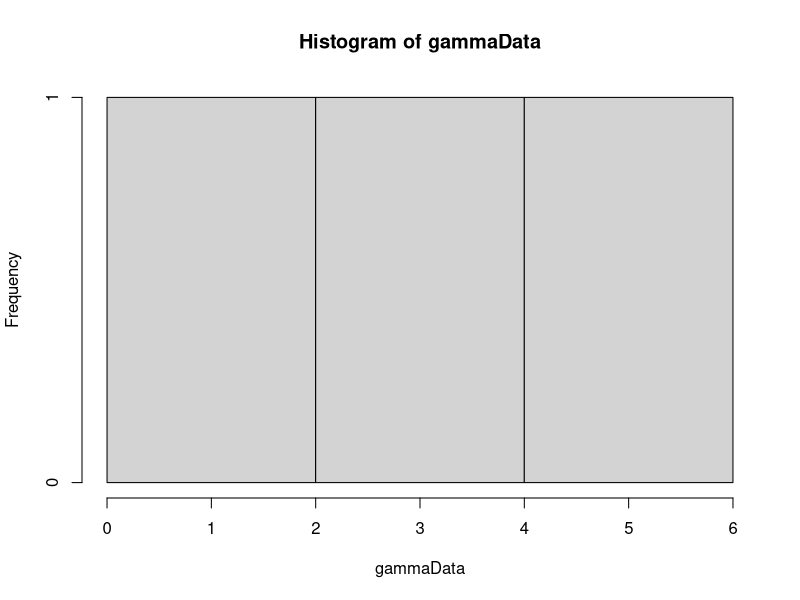

Source code (R): (Note: this script raises an error after producing the figure.)
library(MCMCpack)


calcWeight <- function(u, alpha) {
  # Calculates weight for given u and alpha.
  # 
  # Args:
  #   u: A vector.
  #   alpha: A scalar.
  #   
  # Returns:
  #   The weight value. A scalar.
  gammaInv = rep(0, length(u))
  diffGammaInv = rep(0, length(u))
  for(i in 1:length(u)) {
    gammaInv[i] = invGammaCumulative(u[i], alpha)
    diffGammaInv[i] = diffAlphaInvGammaCumulative(u[i], alpha)
  }
  pi = getPiValue()
  weight = pi/((1/length(gammaInv))*(sum(diffGammaInv/gammaInv)) - sum(diffGammaInv)/sum(gammaInv))
  return(weight)
}

getPiValue <- function() {
  # get value of pi function to be used in calculation of weights.
  # 
  # Returns:
  #   A scalar value.
  if (piValue == "constant") {
    return(1)
  } else if (piValue == "jeffrey") {
    # Return jeffrey prior
    return(1)
  } else if (piValue == "betaOption") {
    return(estBeta)
  } else if (piValue == "alphaOption") {
    return(estAlpha[sampleIndex])
  }
}

calcPhi <- function(u, alpha) {
  phiPoint = rep(0, length(u))
  for(i in 1:length(u)) {
    xValue = invGammaCumulative(u[i], alpha)
    phiPoint[i] = getPhiValue(xValue)
  }
  return(sum(phiPoint)/length(u))
}

calcPhiGivenX <- function(x) {
  # Calc phi value for a vector x.
  # 
  # Args:
  #   x: A vector of data.
  #   
  # Returns:
  #  A scalar.
  phiPoint = rep(0, length(x))
  for(i in 1:length(x)) {
    phiPoint[i] = getPhiValue(x[i])
  }
  return(sum(phiPoint)/length(phiPoint))
}

getPhiValue <- function(xValue) {
  return(xValue > probValue)
}

invGammaCumulative <- function(u, alpha) {
  # Finds the inverse of the cumulative gamma.
  # 
  # Args:
  #   u: Scalar value.
  #   alpha: Scalar value.
  #   
  # Returns:
  #   A scalar. The inverse value given u and alpha.
  x = 0
  stepSize = 0.1
  tolerance = 0.00001
  direction = 1
  integralValue = 0
  
  while(abs(integralValue - u) > tolerance){
    x = x + direction*stepSize
    if(x<0) {
      x = 0
      direction = 1
    }
    
    if(method == "integrate") {
      integralv = integrate(gammaDensity, 0, x)
      integralValue = integral$valuev
    } else if(method == "pgamma") {
      integralv = pgamma(x, shape=alpha, scale=1)
      integralValue = integralv
    }
    
    
    # Going left and pass the point
    if ((u > integralValue) && (direction == -1)) {
      stepSize = stepSize/2
      direction = 1
    }
    
    # Going right and pass the point
    if ((u < integralValue) && (direction == 1)) {
      stepSize = stepSize/2
      direction = -1
    }
  }
  return(x)
}

diffAlphaInvGammaCumulative <- function(u, alpha) {
  # Derivative of gamma distribution with respect to alpha.
  # 
  # Args:
  #   u: Scalar between 0 and 1.
  #   alpha: Scalar larger than 0.
  #   
  # Returns:
  #   Scalar value. Derivative at point alpha.
  firstPoint = invGammaCumulative(u,alpha)
  secondPoint = invGammaCumulative(u, alpha + alphaHStep)
  return((secondPoint - firstPoint)/alphaHStep)
}

calcDerivateFunction <- function(u, alphaValue) {
  # Analytically find the derivative of cumulative inverse.
  # 
  # Args:
  #   u: Scalar value between 0 and 1.
  #   alphaValue: Scalar value.
  #   
  # Returns:
  #   A scalar value.
  largeFInv = invGammaCumulative(u, alphaValue)
  integralPart = integrate(integralFunction, 0, largeFInv)
  return((digamma(alphaValue)*u - integralPart$value)*gamma(alphaValue)/((largeFInv^(alphaValue - 1))*exp(-largeFInv)))
}

integralFunction <- function(y) {
  # Function to be integrated.
  return(log(y)*(y^(alphaValue - 1))*exp(-y)/gamma(alphaValue))
}

optimfindAlpha <- function() {
  if((calcValueTau2(u, alphaUpperBound) < s2) || (calcValueTau2(u, alphaLowerBound) > s2)) {
    return(-1)
  }
  return(optim(c(0.1), optimFunction, lower=alphaLowerBound, upper=alphaUpperBound, method="Brent")$par)
}

optimFunction <- function(alpha) {
  return(abs(s2-calcValueTau2(u, alpha)))
}

findAlpha <- function(s2, u) {
  # Function to calculate alpha value
  # 
  # Args:
  #   s2: Scalar value of sufficient statistic
  #   u: A vector
  #   
  # Returns:
  #   A scalar value of alpha.
  
  alphaValue = 0.1
  stepSize = 1
  direction = 1
  tolerance = 0.0001
  tau2Value = 0
  prevTau2Value = 0
  it = 0
  while(abs(s2 - tau2Value) > tolerance) {
    it = it + 1
    alphaValue = alphaValue + direction*stepSize
    if(alphaValue<=0) {
      alphaValue = 0.1
      direction = 1
    }
    prevTau2Value = tau2Value
    tau2Value = calcValueTau2(u, alphaValue)
    if ((s2 > tau2Value) && (direction == -1)) {
      stepSize = stepSize/2
      direction = 1
    }
    
    if ((s2 < tau2Value) && (direction == 1)) {
      stepSize = stepSize/2
      direction = -1
    }
    
    if(isAlphaOutsideValidInterval(alphaValue, direction)) {
      return(-1)
    }  
    if(it==100) {
      return(-1)
    }
    
  }
  
  return(alphaValue)
}

isAlphaOutsideValidInterval <- function(alphaValue, direction) {
  # Function to check if the alphaValue is outside allowed interval.
  # 
  # Args:
  #   alphaValue: A scalar value
  #   direction: A scalar value. Either 1 or -1.
  #   
  # Returns:
  #   Boolean value.
  return((alphaValue < alphaLowerBound && direction == -1) || (alphaValue > alphaUpperBound && direction == 1))
}

findBeta <- function(s1, u, alphaValue) {
  # Calculates beta
  # 
  # Args:
  #   s1: Scalar value.
  #   u: Vector of values between 0 and 1.
  #   alphaValue: Scalar value.
  #   
  # Returns:
  #   A scalar value.
  largeFInv = rep(0, length(u))
  for(i in 1:length(u)) {
    largeFInv[i] = invGammaCumulative(u[i], alphaValue)
  }
  return(s1*length(u)/(sum(largeFInv)))
}

calcValueTau2 <- function(u, alphaValue) {
  largeFInv = rep(0, length(u))
  for(i in 1:length(u)) {
    largeFInv[i] = invGammaCumulative(u[i], alphaValue)
  }
  return(length(u)*((prod(largeFInv))^(1/length(u)))/sum(largeFInv))
}

calcValueTau2Method2 <- function(x) {
  return(length(x)*((prod(x))^(1/length(x)))/sum(x))
}

alpha = 2
beta = 2
hStep = 0.01
alphaHStep = 0.01
method = "pgamma"
NUM_SAMPLES = 10000
NUM_POINTS = 3
alphaUpperBound = 20
alphaLowerBound = 0.05
# Pi is used in calculation of weights
# Options are:
#   "constant"
#   "betaOption"
#   "jeffrey"
#   "alphaOption"
piValue = "constant"

# Generate data
gammaData = rgamma(NUM_POINTS, shape=alpha, scale = beta)
hist(gammaData)
# Calculation of statistics
s1 = sum(gammaData)/NUM_POINTS
s2 = NUM_POINTS*((prod(gammaData))^(1/NUM_POINTS))/sum(gammaData)
# w statistic obs. Not to be used yet.
wObs = calcPhiGivenX(gammaData)

# Generation of samples
phi = rep(0, NUM_SAMPLES)
# Phi is the prob that X>probValue
probValue = 1
weightsW = rep(0, NUM_SAMPLES)
sampleIndex = 1
iterationNumber = 0
estAlpha = rep(0, NUM_SAMPLES)
estBeta = 0
while(sampleIndex <= NUM_SAMPLES) {
  u = runif(NUM_POINTS)
  estAlpha[sampleIndex] = optimfindAlpha()
  if(estAlpha[sampleIndex] != -1) {
    estBeta = findBeta(s1, u, estAlpha[sampleIndex])
    weightsW[sampleIndex] = abs(calcWeight(u, estAlpha[sampleIndex]))
    phi[sampleIndex] = calcPhi(u, estAlpha[sampleIndex])
    
    sampleIndex = sampleIndex + 1
    print(sampleIndex)
    
  }
  #print(iterationNumber)
  iterationNumber = iterationNumber + 1
}
alphaAcceptance = (sampleIndex-1)/iterationNumber
hist(weightsW, breaks = 300)
expectedPhi = sum(phi*weightsW)/sum(weightsW)
plot(estAlpha, weightsW)
unweightedExpectedPhi = sum(phi)/NUM_SAMPLES
